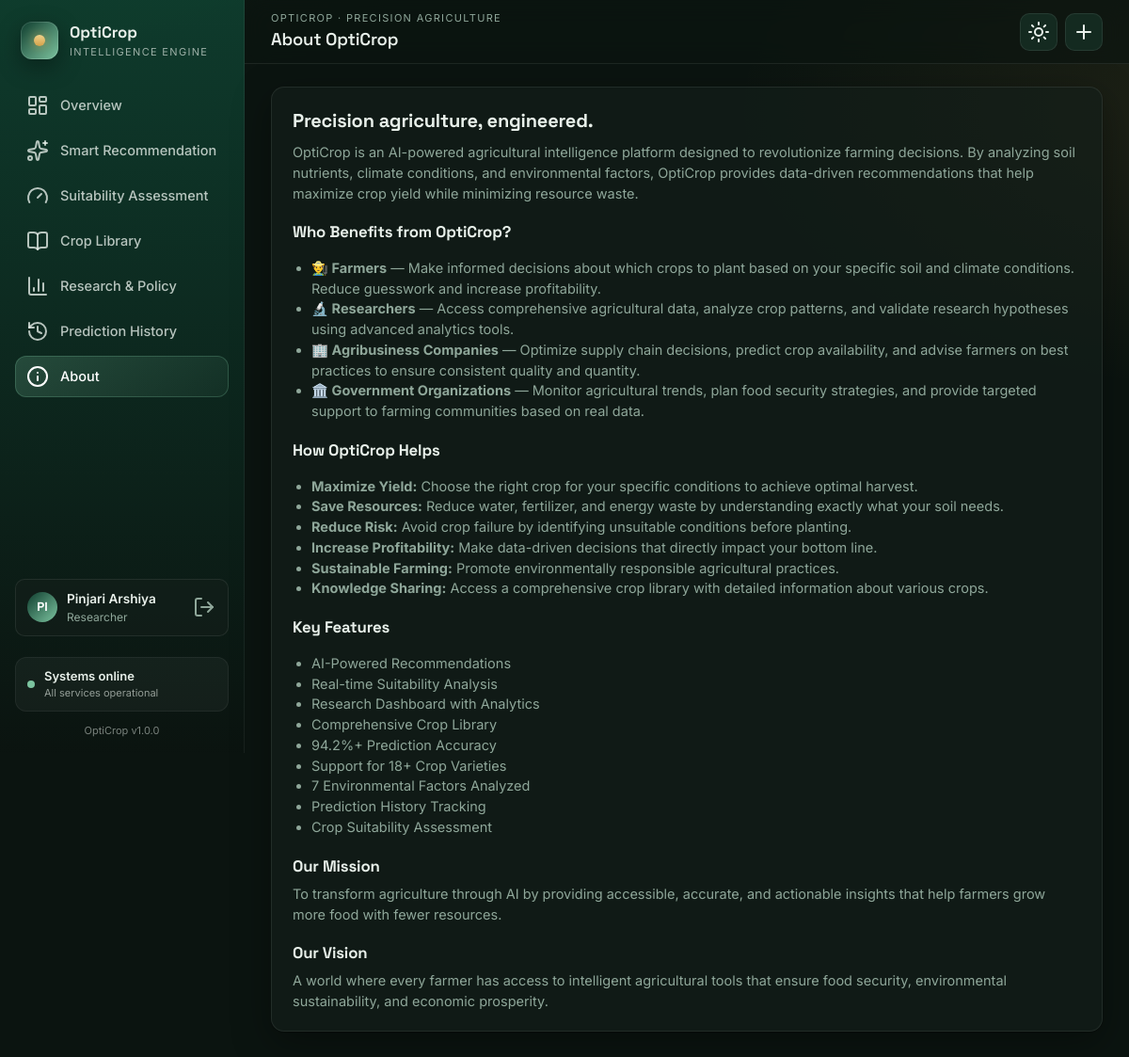
The page /about (signed in) on the database its author committed.
### tables this page shows
CREATE TABLE users (
                user_id       INTEGER PRIMARY KEY AUTOINCREMENT,
                name          TEXT NOT NULL,
                email         TEXT NOT NULL UNIQUE,
                password_hash TEXT NOT NULL,
                role          TEXT NOT NULL DEFAULT 'farmer',
                created_at    TEXT NOT NULL
            );

### app.py (the view)
@app.route("/about")
@login_required
def page_about() -> str:
    return _render("about.html", active="about")

### app.py (called while the page is built)
def _render(template: str, active: str, **context: Any) -> str:
    return render_template(
        template,
        nav=_NAV,
        active=active,
        brand="OptiCrop",
        user=current_user(),   # ← available in every template as {{ user }}
        **context,
    )

### auth.py (called while the page is built)
def login_required(view):
    @functools.wraps(view)
    def wrapped(*args, **kwargs):
        if session.get("user_id") is None:
            return redirect(url_for("auth.login", next=request.path))
        return view(*args, **kwargs)
    return wrapped

def current_user():
    uid = session.get("user_id")
    if uid is None:
        return None
    return db.get_user_by_id(uid)

### database.py (called while the page is built)
def _connect() -> sqlite3.Connection:
    os.makedirs(DB_DIR, exist_ok=True)
    conn = sqlite3.connect(DB_PATH)
    conn.row_factory = sqlite3.Row
    conn.execute("PRAGMA foreign_keys = ON")
    return conn

def get_user_by_id(user_id: int) -> Optional[Dict[str, Any]]:
    with _connect() as conn:
        row = conn.execute(
            "SELECT * FROM users WHERE user_id = ?", (int(user_id),)
        ).fetchone()
    return dict(row) if row else None

### templates/about.html (shortened to what this page needs)
{% extends "base.html" %}
{% block page_title %}About OptiCrop{% endblock %}
{% block content %}
<section class="glass card-body prose">
  <h3>Precision agriculture, engineered.</h3>
  <p>
    OptiCrop is an AI-powered agricultural intelligence platform designed to
    revolutionize farming decisions. By analyzing soil nutrients, climate
    conditions, and environmental factors, OptiCrop provides data-driven
    recommendations that help maximize crop yield while minimizing resource waste.
  </p>
  <h4>Who Benefits from OptiCrop?</h4>
  <ul>
    <li><strong>👨‍🌾 Farmers</strong> — Make informed decisions about which crops to plant based on your specific soil and climate conditions. Reduce guesswork and increase profitability.</li>
    <li><strong>🔬 Researchers</strong> — Access comprehensive agricultural data, analyze crop patterns, and validate research hypotheses using advanced analytics tools.</li>
    <li><strong>🏢 Agribusiness Companies</strong> — Optimize supply chain decisions, predict crop availability, and advise farmers on best practices to ensure consistent quality and quantity.</li>
    <li><strong>🏛️ Government Organizations</strong> — Monitor agricultural trends, plan food security strategies, and provide targeted support to farming communities based on real data.</li>
  </ul>
  <h4>How OptiCrop Helps</h4>
  <ul>
    <li><strong>Maximize Yield:</strong> Choose the right crop for your specific conditions to achieve optimal harvest.</li>
    <li><strong>Save Resources:</strong> Reduce water, fertilizer, and energy waste by understanding exactly what your soil needs.</li>
    <li><strong>Reduce Risk:</strong> Avoid crop failure by identifying unsuitable conditions before planting.</li>
    <li><strong>Increase Profitability:</strong> Make data-driven decisions that directly impact your bottom line.</li>
    <li><strong>Sustainable Farming:</strong> Promote environmentally responsible agricultural practices.</li>
    <li><strong>Knowledge Sharing:</strong> Access a comprehensive crop library with detailed information about various crops.</li>
  </ul>
  <h4>Key Features</h4>
  <ul>
    <li>AI-Powered Recommendations</li>
    <li>Real-time Suitability Analysis</li>
    <li>Research Dashboard with Analytics</li>
    <li>Comprehensive Crop Library</li>
    <li>94.2%+ Prediction Accuracy</li>
    <li>Support for 18+ Crop Varieties</li>
    <li>7 Environmental Factors Analyzed</li>
    <li>Prediction History Tracking</li>
    <li>Crop Suitability Assessment</li>
  </ul>
  <h4>Our Mission</h4>
  <p>
    To transform agriculture through AI by providing accessible, accurate, and
    actionable insights that help farmers grow more food with fewer resources.
  </p>
  <h4>Our Vision</h4>
  <p>
    A world where every farmer has access to intelligent agricultural tools
    that ensure food security, environmental sustainability, and economic prosperity.
  </p>
</section>
{% endblock %}

### templates/base.html (shortened to what this page needs)
<!doctype html>
<html lang="en" data-theme="dark">
<head>
  <link rel="stylesheet" href="{{ url_for('static', filename='css/base.css') }}" />
  <link rel="stylesheet" href="{{ url_for('static', filename='css/components.css') }}" />
  <link rel="stylesheet" href="{{ url_for('static', filename='css/dashboard.css') }}" />
</head>
<body>
  <div class="app-shell">
    <aside class="sidebar" id="sidebar" aria-label="Primary navigation">
      <div class="sidebar__brand">
        <div class="brand-mark" aria-hidden="true">
          <span class="brand-mark__dot"></span>
        </div>
        <div class="brand-text">
          <div class="brand-name">{{ brand }}</div>
          <div class="brand-sub">Intelligence Engine</div>
        </div>
      </div>
      <nav class="sidebar__nav">
        {% for item in nav %}
        <a href="{{ item.path }}"
           class="nav-item {% if item.slug == active %}is-active{% endif %}"
           data-slug="{{ item.slug }}">
          <i data-lucide="{{ item.icon }}"></i>
          <span>{{ item.label }}</span>
        </a>
        {% endfor %}
      </nav>
      <div class="sidebar__foot">
        {% if user %}
        <div class="user-card">
          <div class="user-card__avatar">{{ user.name[:2] }}</div>
          <div class="user-card__info">
            <div class="user-card__name">{{ user.name }}</div>
            <div class="user-card__role">{{ user.role }}</div>
          </div>
          <a href="/logout" class="user-card__logout" title="Sign out">
            <i data-lucide="log-out"></i>
          </a>
        </div>
        {% endif %}
        <div class="sys-status">
          <span class="pulse"></span>
          <div>
            <div class="sys-status__title">Systems online</div>
            <div class="sys-status__sub">All services operational</div>
          </div>
        </div>
        <div class="brand-version">OptiCrop v1.0.0</div>
      </div>
    </aside>
    <div class="main">
      <header class="topbar">
        <div class="topbar__title">
          <div class="crumb">{{ brand }} · Precision Agriculture</div>
          <h1 class="page-title">{% block page_title %}{% endblock %}</h1>
        </div>
        <div class="topbar__actions">
          <button class="icon-btn" id="themeBtn" aria-label="Toggle theme">
            <i data-lucide="sun" class="ic-sun"></i>
          </button>
          <a class="icon-btn" href="/recommend" title="New recommendation">
            <i data-lucide="plus"></i>
          </a>
        </div>
      </header>
      <main class="content">
        {% block content %}{% endblock %}
      </main>
    </div>
  </div>
</body>
</html>

### static/css/base.css (style rules this page uses)
:root { --bg: #f5f7f4; --bg-elev: #ffffff; --surface: rgba(255,255,255,0.72); --surface-solid: #ffffff; --border: rgba(15,61,46,0.10); --text: #0f1e17; --text-muted: #5b6b63; --brand: #0f3d2e; --brand-2: #3d8361; --accent: #d4a24a; --danger: #b3261e; --ok: #2f855a; --warn: #b7791f; --shadow-1: 0 1px 2px rgba(15,30,23,.06), 0 8px 24px rgba(15,30,23,.06); --shadow-2: 0 12px 40px rgba(15,30,23,.14); --radius: 14px; --radius-sm: 10px; --radius-lg: 20px; --sidebar-w: 260px; --topbar-h: 68px; --grad-brand: linear-gradient(135deg, #0f3d2e 0%, #3d8361 100%); --grad-accent: linear-gradient(135deg, #d4a24a 0%, #a37524 100%); --font-sans: 'Inter', system-ui, -apple-system, Segoe UI, Roboto, sans-serif; --font-display: 'Space Grotesk', 'Inter', system-ui, sans-serif; --font-mono: ui-monospace, SFMono-Regular, Menlo, Consolas, monospace; }
[data-theme="dark"] { --bg: #0b1410; --bg-elev: #101c17; --surface: rgba(20,32,26,0.62); --surface-solid: #142a20; --border: rgba(255,255,255,0.08); --text: #e8f0ea; --text-muted: #8fa79a; --brand: #7cc4a0; --brand-2: #3d8361; --accent: #e6b96a; --shadow-1: 0 1px 2px rgba(0,0,0,.35), 0 12px 40px rgba(0,0,0,.35); --shadow-2: 0 24px 60px rgba(0,0,0,.55); --grad-brand: linear-gradient(135deg, #0f3d2e 0%, #7cc4a0 100%); }
* { box-sizing: border-box; }
html, body { margin: 0; padding: 0; }
html { color-scheme: light dark; }
body { background: var(--bg); color: var(--text); font-family: var(--font-sans); font-size: 14.5px; line-height: 1.5; -webkit-font-smoothing: antialiased; min-height: 100vh; background-image: radial-gradient(1200px 600px at -10% -20%, rgba(61,131,97,.18), transparent 60%), radial-gradient(900px 500px at 110% 10%, rgba(212,162,74,.10), transparent 60%); background-attachment: fixed; }
h1,h2,h3,h4 { font-family: var(--font-display); letter-spacing: -0.01em; margin: 0; }
h3 { font-size: 1.25rem; }
h4 { font-size: 1.05rem; }
p { margin: 0; }
a { color: inherit; text-decoration: none; }
.app-shell { display: grid; grid-template-columns: var(--sidebar-w) 1fr; min-height: 100vh; }
.main { display: flex; flex-direction: column; min-width: 0; }
.content { padding: 24px 28px 64px; display: flex; flex-direction: column; gap: 24px; animation: fadeUp .5s ease both; }
.glass { background: var(--surface); backdrop-filter: blur(16px) saturate(140%); -webkit-backdrop-filter: blur(16px) saturate(140%); border: 1px solid var(--border); border-radius: var(--radius); box-shadow: var(--shadow-1); }
.card-body { padding: 20px 22px; }
.pulse { width: 8px; height: 8px; border-radius: 50%; background: var(--brand); box-shadow: 0 0 0 0 color-mix(in oklab, var(--brand) 60%, transparent); animation: pulse 1.8s ease-out infinite; display: inline-block; }
.prose h3 { margin-bottom: 8px; }
.prose h4 { margin: 18px 0 6px; }
.prose p, .prose li { color: var(--text-muted); }
.prose ol, .prose ul { padding-left: 20px; }

### templates/base.html (style rules this page uses)
.user-card { display: flex; align-items: center; gap: 10px; padding: 10px 12px; border-radius: var(--radius-sm); border: 1px solid var(--border); background: var(--surface); margin-bottom: 10px; min-width: 0; }
.user-card__avatar { width: 32px; height: 32px; border-radius: 50%; background: var(--grad-brand); display: flex; align-items: center; justify-content: center; flex-shrink: 0; font-family: var(--font-display); font-weight: 700; font-size: 0.82rem; color: #fff; text-transform: uppercase; }
.user-card__info { flex: 1; min-width: 0; overflow: hidden; }
.user-card__name { font-size: 0.85rem; font-weight: 600; white-space: nowrap; overflow: hidden; text-overflow: ellipsis; color: var(--text); }
.user-card__role { font-size: 0.75rem; color: var(--text-muted); text-transform: capitalize; }
.user-card__logout { display: flex; align-items: center; justify-content: center; width: 26px; height: 26px; border-radius: 6px; flex-shrink: 0; color: var(--text-muted); transition: background .15s, color .15s; }

### rows shown on the page
users: name "PI", name "Pinjari Arshiya", role "Researcher"

### other values the page prints
{{ brand }} "OptiCrop"
{{ item.label }} "Overview" "Smart Recommendation" "Suitability Assessment" "Crop Library" "Research & Policy" "Prediction History" "About"
{{ brand }} "OPTICROP"
